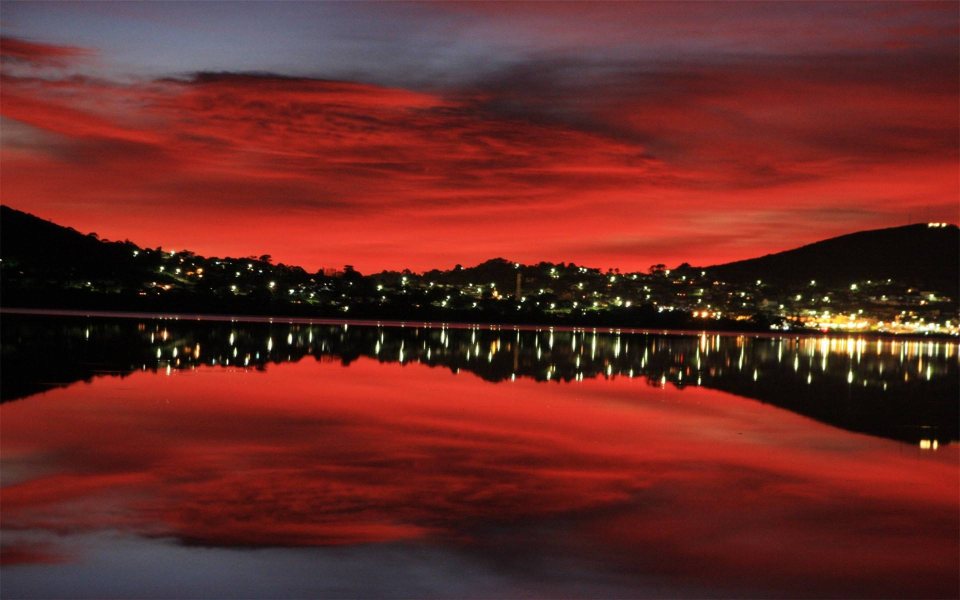
%> input picture 晚霞.jpg, 1920 x 1200 px (shown at 1/2 size)
$ octave main_lbp.m   (GNU Octave 9; MATLAB toolbox functions it lacks are replaced by stand-ins)
%> lines starting %> are read from the running program, lines starting %| are printed output that depends on the picture; in (x1, y1, x2, y2) boxes, pixels count from 0 and x2, y2 are one past the last pixel; in counts of white or black regions, pixels touching at a corner belong together; the program's own positions count from 1; long printed decimals are rounded
### lbp.m
%LBP returns the local binary pattern image or LBP histogram of an image.

%  J = LBP(I,R,N,MAPPING,MODE) returns either a local binary pattern
%  coded image or the local binary pattern histogram of an intensity
%  image I. The LBP codes are computed using N sampling points on a
%  circle of radius R and using mapping table defined by MAPPING.
%  See the getmapping function for different mappings and use 0 for
%  no mapping. Possible values for MODE are
%       'h' or 'hist'  to get a histogram of LBP codes
%       'nh'           to get a normalized histogram
%  Otherwise an LBP code image is returned.
%
%  J = LBP(I) returns the original (basic) LBP histogram of image I
%
%  J = LBP(I,SP,MAPPING,MODE) computes the LBP codes using n sampling
%  points defined in (n * 2) matrix SP. The sampling points should be
%  defined around the origin (coordinates (0,0)).
%
%  Examples
%  --------
%       I=imread('rice.png');
%       mapping=getmapping(8,'u2');
%       H1=LBP(I,1,8,mapping,'h'); %LBP histogram in (8,1) neighborhood
%                                  %using uniform patterns
%       subplot(2,1,1),stem(H1);
%
%       H2=LBP(I);
%       subplot(2,1,2),stem(H2);
%
%       SP=[-1 -1; -1 0; -1 1; 0 -1; -0 1; 1 -1; 1 0; 1 1];
%       I2=LBP(I,SP,0,'i'); %LBP code image using sampling points in SP
%                           %and no mapping. Now H2 is equal to histogram
%                           %of I2.

function result = lbp(varargin) % image,radius,neighbors,mapping,mode)
% Version 0.3.3
% Authors: Marko Heikkil?and Timo Ahonen

% Changelog
% Version 0.3.2: A bug fix to enable using mappings together with a
% predefined spoints array
% Version 0.3.1: Changed MAPPING input to be a struct containing the mapping
% table and the number of bins to make the function run faster with high number
% of sampling points. Lauge Sorensen is acknowledged for spotting this problem.


% Check number of input arguments.
error(nargchk(1,5,nargin));

image=varargin{1};
d_image=double(image);

if nargin==1
    spoints=[-1 -1; -1 0; -1 1; 0 -1; -0 1; 1 -1; 1 0; 1 1];
    neighbors=8;
    mapping=0;
    mode='h';
end

if (nargin == 2) && (length(varargin{2}) == 1)
    error('Input arguments');
end

if (nargin > 2) && (length(varargin{2}) == 1)
    radius=varargin{2};
    neighbors=varargin{3};

    spoints=zeros(neighbors,2);

    % Angle step.
    a = 2*pi/neighbors;

    for i = 1:neighbors
        spoints(i,1) = -radius*sin((i-1)*a);
        spoints(i,2) = radius*cos((i-1)*a);
    end

    if(nargin >= 4)
        mapping=varargin{4};
        if(isstruct(mapping) && mapping.samples ~= neighbors)
            error('Incompatible mapping');
        end
    else
        mapping=0;
    end

    if(nargin >= 5)
        mode=varargin{5};
    else
        mode='h';
    end
end

if (nargin > 1) && (length(varargin{2}) > 1)
    spoints=varargin{2};
    neighbors=size(spoints,1);

    if(nargin >= 3)
        mapping=varargin{3};
        if(isstruct(mapping) && mapping.samples ~= neighbors)
            error('Incompatible mapping');
        end
    else
        mapping=0;
    end

    if(nargin >= 4)
        mode=varargin{4};
    else
        mode='h';
    end
end

% Determine the dimensions of the input image.
[ysize xsize] = size(image);


miny=min(spoints(:,1));
maxy=max(spoints(:,1));
minx=min(spoints(:,2));
maxx=max(spoints(:,2));

% Block size, each LBP code is computed within a block of size bsizey*bsizex
bsizey=ceil(max(maxy,0))-floor(min(miny,0))+1;
bsizex=ceil(max(maxx,0))-floor(min(minx,0))+1;

% Coordinates of origin (0,0) in the block
origy=1-floor(min(miny,0));
origx=1-floor(min(minx,0));

% Minimum allowed size for the input image depends
% on the radius of the used LBP operator.
if(xsize < bsizex || ysize < bsizey)
  error('Too small input image. Should be at least (2*radius+1) x (2*radius+1)');
end

% Calculate dx and dy;
dx = xsize - bsizex;
dy = ysize - bsizey;

% Fill the center pixel matrix C.
C = image(origy:origy+dy,origx:origx+dx);
d_C = double(C);

bins = 2^neighbors;

% Initialize the result matrix with zeros.
result=zeros(dy+1,dx+1);

%Compute the LBP code image

for i = 1:neighbors
  y = spoints(i,1)+origy;
  x = spoints(i,2)+origx;
  % Calculate floors, ceils and rounds for the x and y.
  fy = floor(y); cy = ceil(y); ry = round(y);
  fx = floor(x); cx = ceil(x); rx = round(x);
  % Check if interpolation is needed.
  if (abs(x - rx) < 1e-6) && (abs(y - ry) < 1e-6)
    % Interpolation is not needed, use original datatypes
    N = image(ry:ry+dy,rx:rx+dx);
    D = N >= C;
  else
    % Interpolation needed, use double type images
    ty = y - fy;
    tx = x - fx;

    % Calculate the interpolation weights.
    w1 = roundn((1 - tx) * (1 - ty),-6);
    w2 = roundn(tx * (1 - ty),-6);
    w3 = roundn((1 - tx) * ty,-6) ;
    % w4 = roundn(tx * ty,-6) ;
    w4 = roundn(1 - w1 - w2 - w3, -6);

    % Compute interpolated pixel values
    N = w1*d_image(fy:fy+dy,fx:fx+dx) + w2*d_image(fy:fy+dy,cx:cx+dx) + ...
w3*d_image(cy:cy+dy,fx:fx+dx) + w4*d_image(cy:cy+dy,cx:cx+dx);
    N = roundn(N,-4);
    D = N >= d_C;
  end
  % Update the result matrix.
  v = 2^(i-1);
  result = result + v*D;
end

%Apply mapping if it is defined
if isstruct(mapping)
    bins = mapping.num;
    for i = 1:size(result,1)
        for j = 1:size(result,2)
            result(i,j) = mapping.table(result(i,j)+1);
        end
    end
end

if (strcmp(mode,'h') || strcmp(mode,'hist') || strcmp(mode,'nh'))
    % Return with LBP histogram if mode equals 'hist'.
    result=hist(result(:),0:(bins-1));
    if (strcmp(mode,'nh'))
        result=result/sum(result);
    end
else
    %Otherwise return a matrix of unsigned integers
    if ((bins-1)<=intmax('uint8'))
        result=uint8(result);
    elseif ((bins-1)<=intmax('uint16'))
        result=uint16(result);
    else
        result=uint32(result);
    end
end

end

% [18 lines left out: function roundn, not called in this run]

### main_lbp.m
clear,clc,close all
%% 基于图像局部特征的火灾检测算法实现
%% 核心LBP算法的火灾检测
% [9 lines of commented-out code are left out]
%% 获取检测图

fileName = '晚霞.jpg';
obj = imread(fileName);
%> obj is the input picture: size 1200x1920x3 uint8; mean R, G, B 103.4, 41.1, 36.3
%% 图像获取部分
I= obj;
I=imresize(I,[240,320]); %统一尺寸
[M,N,C]=size(I);
%> M = 240; N = 320; C = 3
figure
imshow(I);
title('原图');
% HSV颜色分割部分
hsv=rgb2hsv(I);
%> hsv: size 240x320x3 double; mean H, S, V 0.231, 0.61, 0.41
figure
imshow(hsv);
title('HSV');
h=hsv(:,:,1);
s=hsv(:,:,2);
v=hsv(:,:,3);
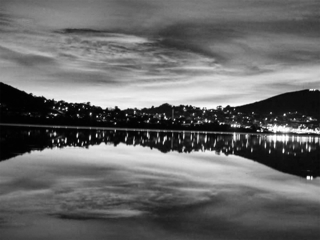
%> v: size 240x320 double; min 0, max 1, mean 0.41
figure;imshow(h);title('H分量')
figure;imshow(s);title('S分量')
figure;imshow(v);title('V分量')
[row,col]=find((h>11/12 | h<1/12) & v>0.4);
%> row = 33854 values from 1 to 216; col = 33854 values from 1 to 320
I_bw=zeros(M,N);
leg=length(row);
%> leg = 33854
for i=1:leg

     I_bw(row(i),col(i))=1;

end
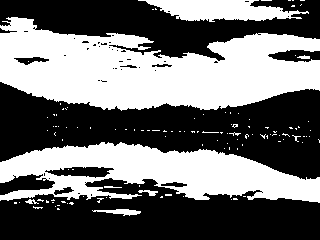
%> I_bw: size 240x320 double; values 0 (black) and 1 (white), 44.1% white; 116 white regions (108 under 20 px), largest, box (x1, y1, x2, y2) and area: (0, 17, 320, 111) 19451, (0, 142, 320, 203) 11330, (138, 0, 309, 22) 2318
I_bw=im2bw(I_bw);
figure
imshow(I_bw);
title('hsv分割的二值图');
% 形态学部分
% 设置去噪参数
set_area=400;
I_bw=bwareaopen(I_bw,set_area);
figure
imshow(I_bw);
title('去除小面积');
% 腐蚀
SE=ones(3);
I_bw=imerode(I_bw,SE);
%> I_bw: size 240x320 logical; 38.1% white; 11 white regions (6 under 20 px), largest, box (x1, y1, x2, y2) and area: (0, 18, 320, 109) 17641, (0, 143, 320, 202) 8804, (147, 0, 298, 21) 1917, (0, 173, 108, 199) 831, (110, 194, 131, 198) 46
figure
imshow(I_bw);
title('腐蚀');
% 填充
I_bw=imfill(I_bw,'holes');
I_bw=bwareaopen(I_bw,set_area);
%> I_bw: size 240x320 logical; 38.8% white; 4 white regions, box (x1, y1, x2, y2) and area: (0, 18, 320, 109) 18264, (0, 143, 320, 202) 8804, (147, 0, 298, 21) 1917, (0, 173, 108, 199) 831
figure
imshow(I_bw);
title('填充');
%  圆形度部分
  [lab,n]= bwlabel(I_bw);%对各连通域进行标记  是从上到下，从左到右的顺序。
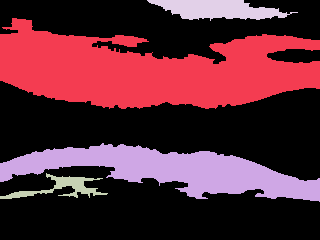
%> lab: size 240x320 double; 5 distinct labels, from 0 to 4; one colour per label, 0 black
%> n = 4
    stats1 = regionprops(lab,'Area');    %求各连通域的面积
%> stats1 = 4 regions; Area: 18264, 8804, 1917, 831
    stats2 = regionprops(lab,'Perimeter');    %求各连通域的周长
%> stats2 = 4 regions; Perimeter: 1130.6, 830.3, 360.1, 332.2
    stats1=struct2cell(stats1);
%> stats1 = {18264, 8804, 831, 1917}
    stats1=cell2mat(stats1);
%> stats1 = [18264 8804 831 1917]
    stats2=struct2cell(stats2);
%> stats2 = {1130.6, 830.3, 360.1, 332.2}
    stats2=cell2mat(stats2);
%> stats2 = [1130.6 830.3 360.1 332.2]
    Circularity=zeros(n,1);

  for k=1:n
    Circularity(k)=(4*pi*stats1(k))/(stats2(k)^2);
      if Circularity(k)>0.6
         [cols,rows]=find(lab==k);
         leg=length(rows);
         for t=1:leg
          lab(cols(t),rows(t))=0;
         end
      end
  end
%> this loop made 4 passes
%> after the loop, Circularity = [0.18; 0.16; 0.0805; 0.218]
  I_bw=lab;
figure
imshow(I_bw)
title('圆形度过滤')
% LBP局部描述子部分
load LBPfeature
% 获取图片数，database_pic
[database_pic,N]=size(LBPfeature);

I=double(I);
%> I: size 240x320x3 double
I_bw=double(I_bw);
I_res_r=I_bw.*I(:,:,1);
I_res_g=I_bw.*I(:,:,2);
I_res_b=I_bw.*I(:,:,3);
I_res(:,:,1)=I_res_r;
I_res(:,:,2)=I_res_g;
I_res(:,:,3)=I_res_b;
I_res=uint8(I_res);
%> I_res: size 240x320x3 uint8
I_res1=I_res;
figure
imshow(I_res);
title('待检测图像');

SP=[-1 -1; -1 0; -1 1; 0 -1; -0 1; 1 -1; 1 0; 1 1];

[size_M,size_N,size_C]=size(I_res);
%> size_M = 240; size_N = 320; size_C = 3

if size_C>1
    I_res=rgb2gray(I_res);
%> I_res: size 240x320 uint8
end
fprintf('正在计算图片的纹理特征...\n');

[Feature_texure]=lbp(I_res,SP,0,'nh');   %直方图均衡化后
%> in lbp, `spoints=varargin{2};`: spoints = [-1 -1; -1 0; -1 1; 0 -1; 0 1; 1 -1; 1 0; 1 1]
%> in lbp, `mapping=varargin{3};`: mapping = 0
%> in lbp, `mode=varargin{4};`: mode = 'nh'
%> in lbp, `miny=min(spoints(:,1));`: miny = -1
%> in lbp, `maxy=max(spoints(:,1));`: maxy = 1
%> in lbp, `minx=min(spoints(:,2));`: minx = -1
%> in lbp, `maxx=max(spoints(:,2));`: maxx = 1
%> in lbp, `bsizey=ceil(max(maxy,0))-floor(min(miny,0))+1;`: bsizey = 3
%> in lbp, `origy=1-floor(min(miny,0));`: origy = 2
%> in lbp, `dx = xsize - bsizex;`: dx = 317
%> in lbp, `dy = ysize - bsizey;`: dy = 237
%> in lbp, `result=zeros(dy+1,dx+1);`: result: size 238x318 double; every value is 0
%> the loop in lbp, `for i = 1:neighbors` made 8 passes
%> (y, x, fy, cy, ry, fx, cx, rx) on passes 1 to 8: (1, 1, 1, 1, 1, 1, 1, 1), (1, 2, 1, 1, 1, 2, 2, 2), (1, 3, 1, 1, 1, 3, 3, 3), (2, 1, 2, 2, 2, 1, 1, 1), (2, 3, 2, 2, 2, 3, 3, 3), (3, 1, 3, 3, 3, 1, 1, 1), (3, 2, 3, 3, 3, 2, 2, 2), (3, 3, 3, 3, 3, 3, 3, 3)
%> after the loop in lbp, `for i = 1:neighbors`: D: size 238x318 logical; 82.7% white; 372 black regions (335 under 20 px), largest, box (x1, y1, x2, y2) and area: (0, 142, 318, 200) 5093, (67, 56, 284, 73) 830, (229, 72, 318, 105) 750
%> after the loop in lbp, `for i = 1:neighbors`:
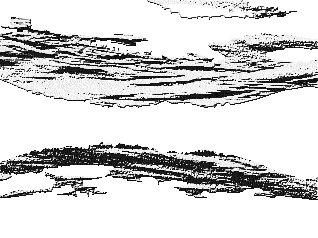
%> result: size 238x318 double; min 0, max 255, mean 211.8
%> in lbp, `result=hist(result(:),0:(bins-1));`: result = 256 values, max 48673 at index 256, min 0 at index 50, mean 295.6
%> in lbp, `result=result/sum(result);`: result = 256 values, max 0.643 at index 256, min 0 at index 50, mean 0.00391
%> Feature_texure has the same summary as result in lbp
Feature=[Feature_texure];
%> Feature has the same summary as result in lbp
I2=lbp(I_res,SP,0,'i'); %LBP code image using sampling points in SP
%> the loop in lbp (call 2), `for i = 1:neighbors` made 8 passes
%                           and no mapping. Now H2 is equal to histogram of I2.
figure, imshow(I2);title('纹理图');
H2=lbp(I_res);
%> the loop in lbp (call 3), `for i = 1:neighbors` made 8 passes
%> pass 3, in lbp (call 3), `result = result + v*D;`:
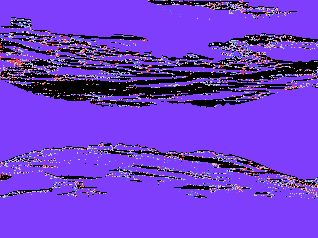
%> result: size 238x318 double; 8 distinct labels, from 0 to 7; one colour per label, 0 black
%> in lbp (call 3), `result=hist(result(:),0:(bins-1));`: result = 256 values, max 48673 at index 256, min 0 at index 50, mean 295.6
%> H2 has the same summary as result in lbp
figure;
subplot(1,1,1),stem(H2);
title('纹理灰度直方图')
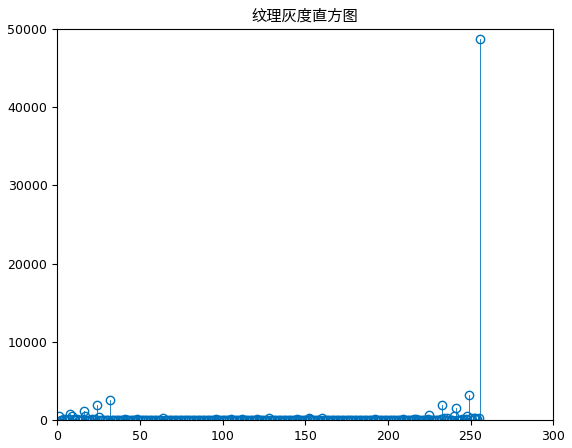
%> figure redrawn from the program's plot data; highest point at x = 256, y = 48673
% LBP&欧式距离计算
fprintf('与数据库进行距离计算...\n');
dist=zeros(1,database_pic);
for m=1:database_pic

%     dist(i)=sum(abs(mydatabase(i,:)-Feature));
 dist(m)=sqrt(  sum(  (LBPfeature(m,:)-Feature).^2   )  );  %欧式距离

end
%> after the loop, dist = 230 values, max 0.48 at index 28, min 0.041 at index 175, mean 0.22
% 设置阈值判断部分

[content,index]=sort(dist);
%> content = 230 values from 0.041 to 0.48; index = 230 values, max 230 at index 143, min 1 at index 141, mean 115.5
fprintf('欧式距离越小越相似\n')
fprintf('欧式距离最大为\n')
disp(content(200))
%| 0.3249
fprintf('欧式距离最小为\n')
disp(content(1))
%| 0.04095
a=mean(content);
%> a = 0.22
% 判断识别逻辑
if ( content(1)<0.06)
    recog_res=1;
% [5 lines of commented-out code are left out]

else
    recog_res=0;
%     if j>70
%         ji(j)=j;
%     end
end
% zon=find(ji~=0);
% 标出火灾部分
I=uint8(I);
I_bw=im2bw(I_bw);
figure
imshow(I);
title('火灾检测');
hold on
STATS = regionprops(I_bw,'basic');
%> STATS = 4 regions; box (x1, y1, x2, y2), Area and Centroid: (0, 18, 320, 109) 18264 [150.9 70.9], (0, 143, 320, 202) 8804 [171.3 171], (147, 0, 298, 21) 1917 [218 10.1], (0, 173, 108, 199) 831 [61.7 188.3]
% 标定每个对象
for i=1:length(STATS)
    if recog_res==1
       rectangle('Position',STATS(i).BoundingBox,'EdgeColor','g','LineWidth',4);
    end
end
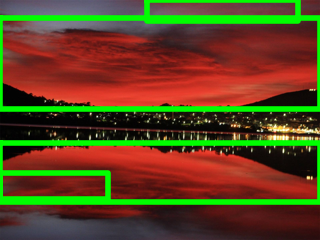
%> figure redrawn from the program's plot data; its title reads '火灾检测'
hold off


% end
% toc
